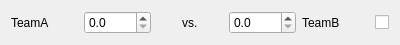
<?xml version="1.0" encoding="UTF-8"?>
<ui version="4.0">
 <class>MatchResultDialog</class>
 <widget class="QWidget" name="MatchResultDialog">
  <property name="geometry">
   <rect>
    <x>0</x>
    <y>0</y>
    <width>400</width>
    <height>39</height>
   </rect>
  </property>
  <property name="windowTitle">
   <string>Form</string>
  </property>
  <layout class="QHBoxLayout" name="horizontalLayout">
   <item>
    <widget class="QLabel" name="teamA">
     <property name="text">
      <string>TeamA</string>
     </property>
    </widget>
   </item>
   <item>
    <widget class="QDoubleSpinBox" name="resultTeamA">
     <property name="decimals">
      <number>1</number>
     </property>
     <property name="maximum">
      <double>3.000000000000000</double>
     </property>
     <property name="singleStep">
      <double>0.500000000000000</double>
     </property>
     <property name="value">
      <double>0.000000000000000</double>
     </property>
    </widget>
   </item>
   <item alignment="Qt::AlignHCenter">
    <widget class="QLabel" name="versus">
     <property name="text">
      <string>vs.</string>
     </property>
    </widget>
   </item>
   <item>
    <widget class="QDoubleSpinBox" name="resultTeamB">
     <property name="decimals">
      <number>1</number>
     </property>
     <property name="maximum">
      <double>5.000000000000000</double>
     </property>
     <property name="singleStep">
      <double>0.500000000000000</double>
     </property>
    </widget>
   </item>
   <item>
    <widget class="QLabel" name="teamB">
     <property name="text">
      <string>TeamB</string>
     </property>
    </widget>
   </item>
   <item>
    <widget class="QCheckBox" name="resultsLock">
     <property name="enabled">
      <bool>true</bool>
     </property>
     <property name="sizePolicy">
      <sizepolicy hsizetype="Fixed" vsizetype="Fixed">
       <horstretch>0</horstretch>
       <verstretch>0</verstretch>
      </sizepolicy>
     </property>
     <property name="text">
      <string/>
     </property>
    </widget>
   </item>
  </layout>
 </widget>
 <resources/>
 <connections/>
</ui>
